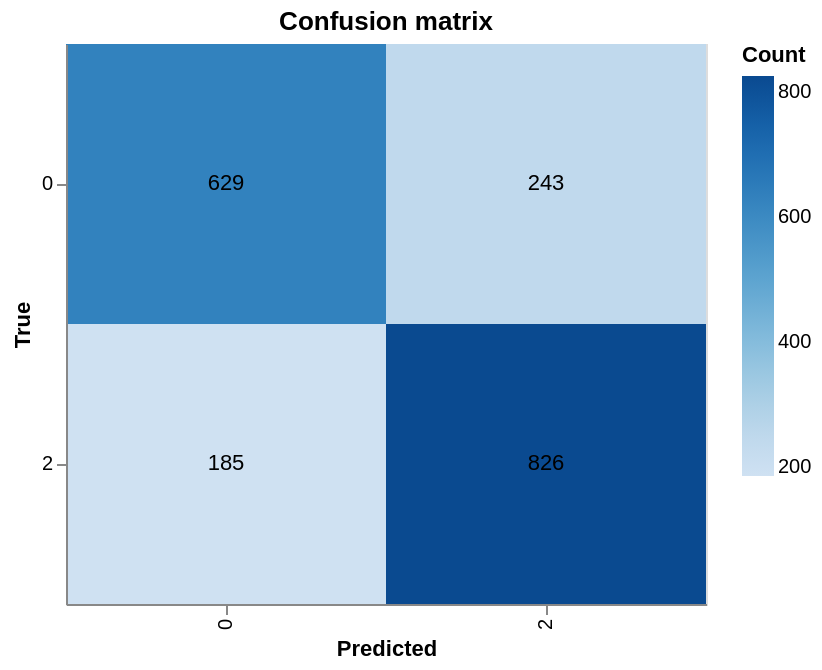

Write notebook code for a chart like this one.
### Code cell
%%time
rf_binary, _ = train_random_forest_tfidf(train_set, test_set, drop_neutral=True)

### Figure 1 — Vega-Lite specification as saved in the notebook (floating-point values rounded to 4 significant figures)
{"config": {"view": {"continuousWidth": 300, "continuousHeight": 300}}, "layer": [{"mark": {"type": "rect"}, "encoding": {"color": {"field": "Count", "scale": {"scheme": "blues"}, "type": "quantitative"}, "tooltip": [{"field": "True", "type": "nominal"}, {"field": "Predicted", "type": "nominal"}, {"field": "Count", "type": "quantitative"}], "x": {"field": "Predicted", "title": "Predicted", "type": "ordinal"}, "y": {"field": "True", "title": "True", "type": "ordinal"}}, "title": "Confusion matrix"}, {"mark": {"type": "text", "baseline": "middle", "fontSize": 11}, "encoding": {"text": {"field": "Count", "type": "quantitative"}, "x": {"field": "Predicted", "title": "Predicted", "type": "ordinal"}, "y": {"field": "True", "title": "True", "type": "ordinal"}}}], "data": {"name": "data-110f18f592d7d9137ce9c5b201447204"}, "height": 280, "width": 320, "$schema": "https://vega.github.io/schema/vega-lite/v6.1.0.json", "datasets": {"data-110f18f592d7d9137ce9c5b201447204": [{"True": "0", "Predicted": "0", "Count": 629}, {"True": "0", "Predicted": "2", "Count": 243}, {"True": "2", "Predicted": "0", "Count": 185}, {"True": "2", "Predicted": "2", "Count": 826}]}}
